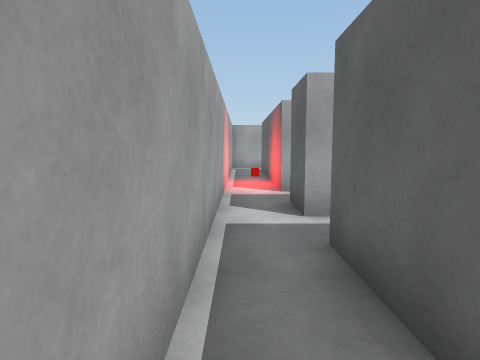
[1] (above)

13 first-person views from a walk through a scene from a Unity 3-D project. The camera is 1.4 m above the floor, tilts 6° down and sees 75° across. The floor is counted in squares, 1.2 m on a side. Each view is taken from the middle of a square. On the plan, view 1 faces up. The plan holds only what a view shows up to about 13 squares ahead; the rest is blank. The place goes on beyond the plan. The player is left out. Some animated figures are not drawn.

[2]
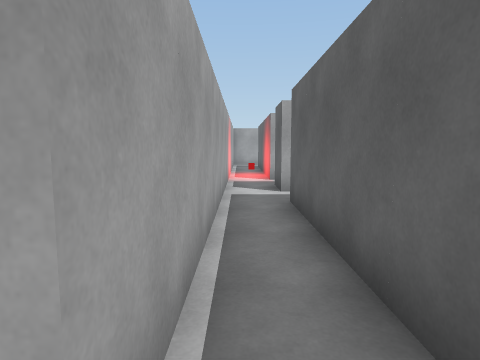

[3]
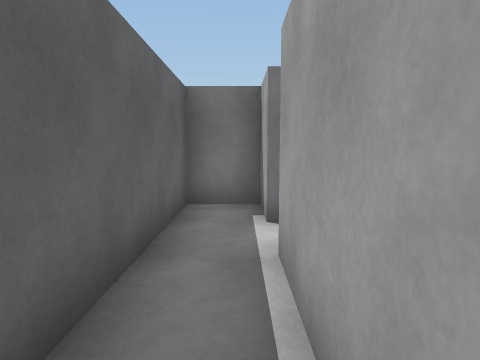

[4]
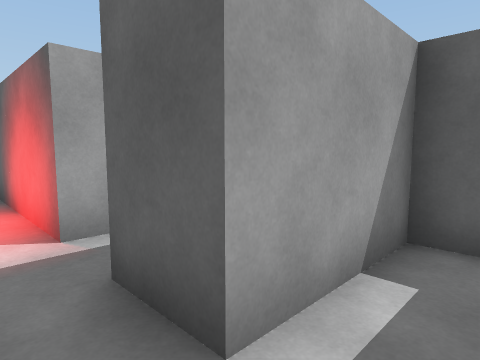

[5]
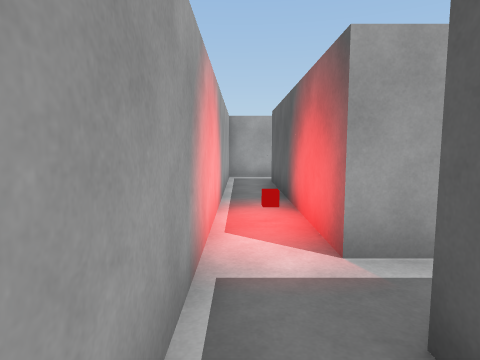

[6]
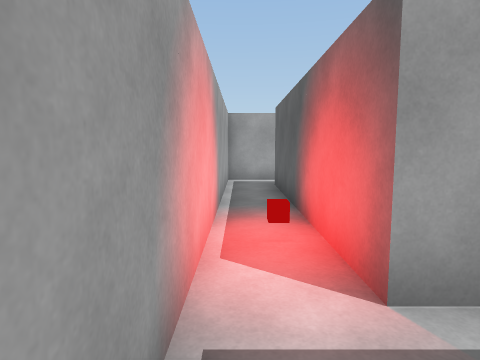

[7]
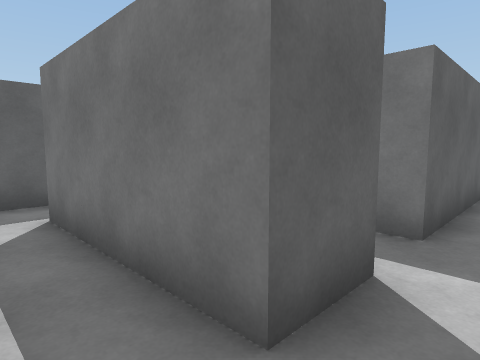

[8]
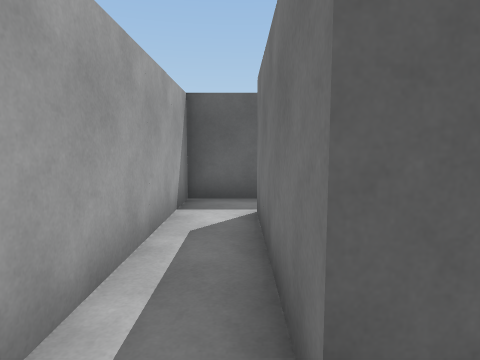

[9]
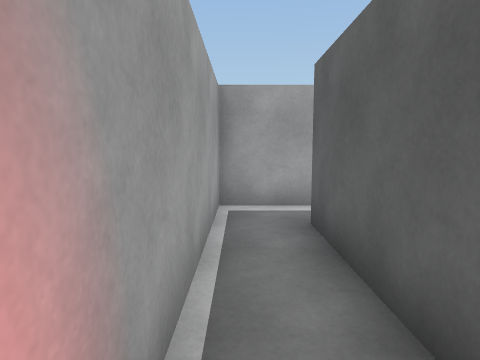

[10]
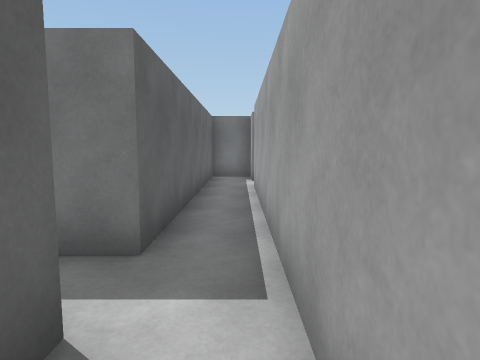

[11]
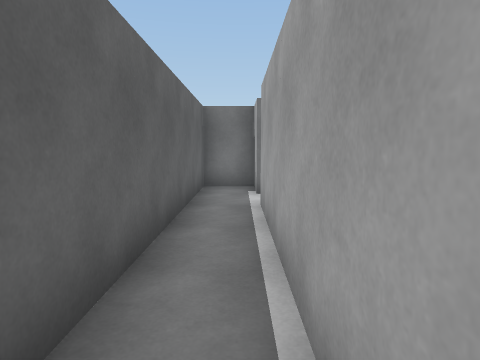

[12]
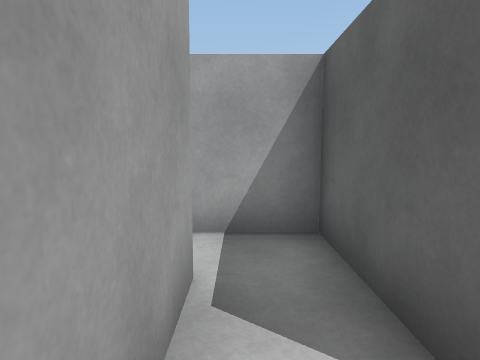

[13]
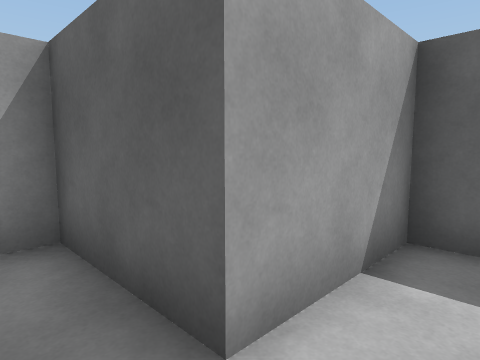

### Floor plan
Points are (right, up) in squares from view 1. A wall is a line through its corners. A room is listed if a view was taken in it or the views show most of it. See-through windows are left out.
Room 1 (views 1, 2, 3, 4, 11)
walls: (-0.4, 4.5) (-0.4, -2.4); (-0.4, -3.8) (-0.4, -5.3) (1.1, -5.3) (1.1, 3.7) (2, 3.7); (4.1, 5.2) (1.1, 5.2)
ways out: opening at (0, 5.5) to room 2; opening at (-1.5, -3)
Room 2 (views 5, 6, 7, 8, 9, 10)
walls: (1.1, 5.2) (1.1, 6.7) (5.6, 6.7) (5.6, 4.5); (7.1, 5.2) (7.1, 8.2) (1.1, 8.2) (1.1, 15.8); (0.6, 17.2) (-0.4, 17.2) (-0.4, 4.5)
ways out: opening at (0, 5.5) to room 1; opening at (6, 5.5) to room 3; opening at (1.5, 16)
objects: other object (0, 10)
Room 3 (views 12, 13)
walls: (8.6, 5.2) (7.1, 5.2)
ways out: opening at (6, 5.5) to room 2; opening at (7.5, 4)

Positions as (right, up) in squares from view 1, and headings:
1: (0, 0), facing up
2: (0, -3), facing up
3: (0, 1), facing down
4: (0, 4), facing up-right
5: (0, 5), facing up
6: (0, 6), facing up
7: (0, 8), facing down-right
8: (0, 7), facing right
9: (0, 11), facing up
10: (0, 7), facing down
11: (0, 4), facing down
12: (6, 4), facing up
13: (6, 4), facing up-right
